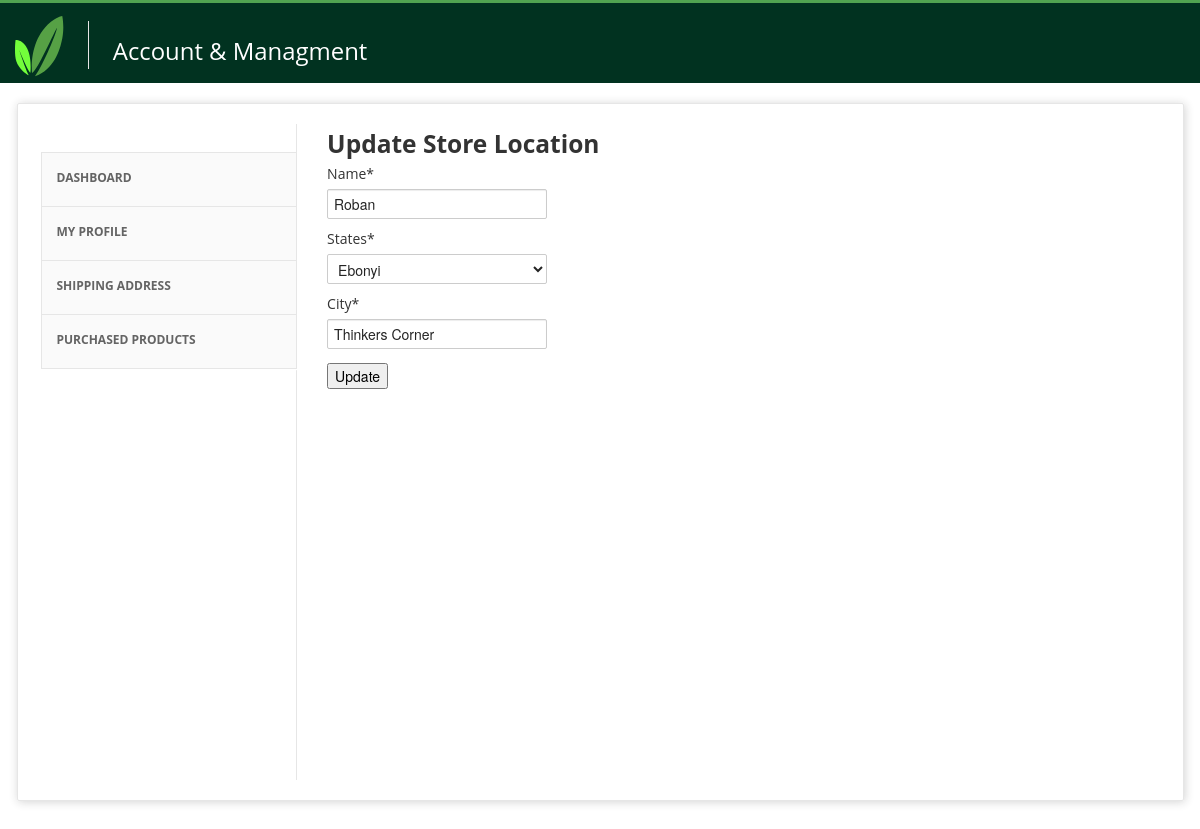
The page /account/storeupdate/1 on the database its author committed.
### goods/models.py (models this page shows, shortened)
class StoreLocation(models.Model):
    name = models.CharField(max_length=20)
    states_list= (
                    ("Abia", " Abia"),
                    ( "Bauchi", "Bauchi",),
                    ( "Bayelsa","Bayelsa",),
                    ( "Benue", "Benue",),
                    ( "Borno",  "Borno",     ),
                  ("Cross River" ,"Cross River",),
                  ("Delta",   "Delta",   ),
                    ("Ebonyi",  "Ebonyi",  ),
                    ("Edo",    "Edo",    ),
                    ("Ekiti",  "Ekiti",  ),
                    ("Enugu",  "Enugu",   ),
                    ("FCT - Abuja","FCT - Abuja",),
                  ("Gombe",  "Gombe",  ),
                    ("Imo",    "Imo",    ),
                    ("Jigawa", "Jigawa", ),
                    ("Kaduna",  "Kaduna",  ),
                    ("Kano",    "Kano",       ),
                  ("Katsina","Katsina",),
                    ("Kebbi",   "Kebbi",      ),
                  ("Kogi",      "Kogi",    ),
                    ("Kwara",   "Kwara",   ),
                    ("Lagos",   "Lagos",   ),
                    ("Nasarawa","Nasarawa",),
                    ("Niger",   "Niger",      ),
                  ("Ogun",      "Ogun",    ),
                    ("ndo",     "ndo",     ),
                    ("Osun",    "Osun",    ),
                    ("Oyo",    "Oyo",    ),
                    ("Plateau","Plateau",),
                    ("Rivers",  "Rivers",  ),
                    ("Sokoto",  "Sokoto", ),
                    ("Taraba","Taraba",),
                    ("Yobe",    "Yobe",),
                  ("Zamfara","Zamfara")    ,
)
    states=models.CharField(max_length=20,choices=states_list)
    city=models.CharField(max_length=20)
    created_by=models.ForeignKey('account.User',on_delete=models.CASCADE,default=True)

### farmer/views.py (the view, shortened to what this page needs)
# urls.py: path('storeupdate/<pk>',views.StoreUpdateView.as_view(),name='storeupdate'),
class StoreUpdateView(UpdateView):
    model = StoreLocation
    fields = ['name','states','city']
    success_url = reverse_lazy('storelist')
    template_name = 'farmer/storeupdate.html'

### account/views.py (called while the page is built)
def _cart_id(request):
    cart = request.session.session_key
    if not cart:
        cart = request.session.create()
    return cart

### farmer/context_processor.py (called while the page is built)
def counter(request):
    cart_count=0
    if 'admin' in request.path:
        return {}
    else:
        try:
            cart=Cart.objects.filter(cart_id=_cart_id(request))
            cart_items=CartItem.objects.all().filter(cart=cart[:1])
            for cart_item in cart_items:
                cart_count+=cart_item.quantity
        except Cart.DoesNotExist:
            cart_count=0
    return dict(cart_count=cart_count)

### farmer/templates/farmer/storeupdate.html
{% extends 'farmer/account.html' %}
{% load crispy_forms_tags %}
{% block content %}
<h3 class="title-divider" style="margin-bottom: 0;"><span>Update Store Location </span> </h3>
<div class="lead" style="margin-bottom: 40px;">
    <form method="post">{% csrf_token %}
        {{ form|crispy }}
        <input type="submit" value="Update">
    </form>
</div>
{% endblock %}

### rows shown on the page
StoreLocation: name "Roban", states "Ebonyi", city "Thinkers Corner"
